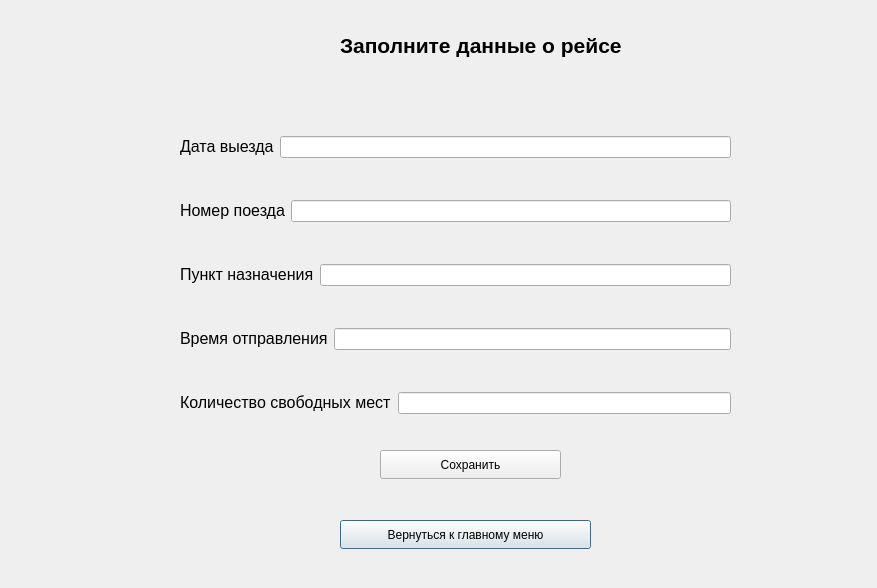
<?xml version="1.0" encoding="UTF-8"?>
<ui version="4.0">
 <class>neWindow</class>
 <widget class="QDialog" name="neWindow">
  <property name="geometry">
   <rect>
    <x>0</x>
    <y>0</y>
    <width>877</width>
    <height>588</height>
   </rect>
  </property>
  <property name="windowTitle">
   <string>Dialog</string>
  </property>
  <widget class="QLabel" name="label">
   <property name="geometry">
    <rect>
     <x>340</x>
     <y>20</y>
     <width>411</width>
     <height>51</height>
    </rect>
   </property>
   <property name="text">
    <string>&lt;html&gt;&lt;head/&gt;&lt;body&gt;&lt;p&gt;&lt;span style=&quot; font-size:16pt; font-weight:700;&quot;&gt;Заполните данные о рейсе&lt;/span&gt;&lt;/p&gt;&lt;/body&gt;&lt;/html&gt;</string>
   </property>
  </widget>
  <widget class="QWidget" name="layoutWidget">
   <property name="geometry">
    <rect>
     <x>180</x>
     <y>100</y>
     <width>551</width>
     <height>351</height>
    </rect>
   </property>
   <layout class="QVBoxLayout" name="verticalLayout">
    <item>
     <layout class="QHBoxLayout" name="horizontalLayout">
      <item>
       <widget class="QLabel" name="label_3">
        <property name="text">
         <string>&lt;html&gt;&lt;head/&gt;&lt;body&gt;&lt;p&gt;&lt;span style=&quot; font-size:12pt;&quot;&gt;Дата выезда&lt;/span&gt;&lt;/p&gt;&lt;/body&gt;&lt;/html&gt;</string>
        </property>
       </widget>
      </item>
      <item>
       <widget class="QLineEdit" name="departureDate"/>
      </item>
     </layout>
    </item>
    <item>
     <layout class="QHBoxLayout" name="horizontalLayout_2">
      <item>
       <widget class="QLabel" name="label_2">
        <property name="text">
         <string>&lt;html&gt;&lt;head/&gt;&lt;body&gt;&lt;p&gt;&lt;span style=&quot; font-size:12pt;&quot;&gt;Номер поезда&lt;/span&gt;&lt;/p&gt;&lt;/body&gt;&lt;/html&gt;</string>
        </property>
       </widget>
      </item>
      <item>
       <widget class="QLineEdit" name="trainNumber"/>
      </item>
     </layout>
    </item>
    <item>
     <layout class="QHBoxLayout" name="horizontalLayout_3">
      <item>
       <widget class="QLabel" name="label_4">
        <property name="text">
         <string>&lt;html&gt;&lt;head/&gt;&lt;body&gt;&lt;p&gt;&lt;span style=&quot; font-size:12pt;&quot;&gt;Пункт назначения&lt;/span&gt;&lt;/p&gt;&lt;/body&gt;&lt;/html&gt;</string>
        </property>
       </widget>
      </item>
      <item>
       <widget class="QLineEdit" name="destination"/>
      </item>
     </layout>
    </item>
    <item>
     <layout class="QHBoxLayout" name="horizontalLayout_4">
      <item>
       <widget class="QLabel" name="label_5">
        <property name="text">
         <string>&lt;html&gt;&lt;head/&gt;&lt;body&gt;&lt;p&gt;&lt;span style=&quot; font-size:12pt;&quot;&gt;Время отправления&lt;/span&gt;&lt;/p&gt;&lt;/body&gt;&lt;/html&gt;</string>
        </property>
       </widget>
      </item>
      <item>
       <widget class="QLineEdit" name="departureTime"/>
      </item>
     </layout>
    </item>
    <item>
     <layout class="QHBoxLayout" name="horizontalLayout_5">
      <item>
       <widget class="QLabel" name="label_6">
        <property name="text">
         <string>&lt;html&gt;&lt;head/&gt;&lt;body&gt;&lt;p&gt;&lt;span style=&quot; font-size:12pt;&quot;&gt;Количество свободных мест&lt;/span&gt;&lt;/p&gt;&lt;/body&gt;&lt;/html&gt;</string>
        </property>
       </widget>
      </item>
      <item>
       <widget class="QLineEdit" name="availableSeats"/>
      </item>
     </layout>
    </item>
   </layout>
  </widget>
  <widget class="QPushButton" name="exit">
   <property name="geometry">
    <rect>
     <x>340</x>
     <y>520</y>
     <width>251</width>
     <height>29</height>
    </rect>
   </property>
   <property name="text">
    <string>Вернуться к главному меню</string>
   </property>
  </widget>
  <widget class="QPushButton" name="saveData">
   <property name="geometry">
    <rect>
     <x>380</x>
     <y>450</y>
     <width>181</width>
     <height>29</height>
    </rect>
   </property>
   <property name="text">
    <string>Сохранить</string>
   </property>
  </widget>
 </widget>
 <resources/>
 <connections/>
</ui>
